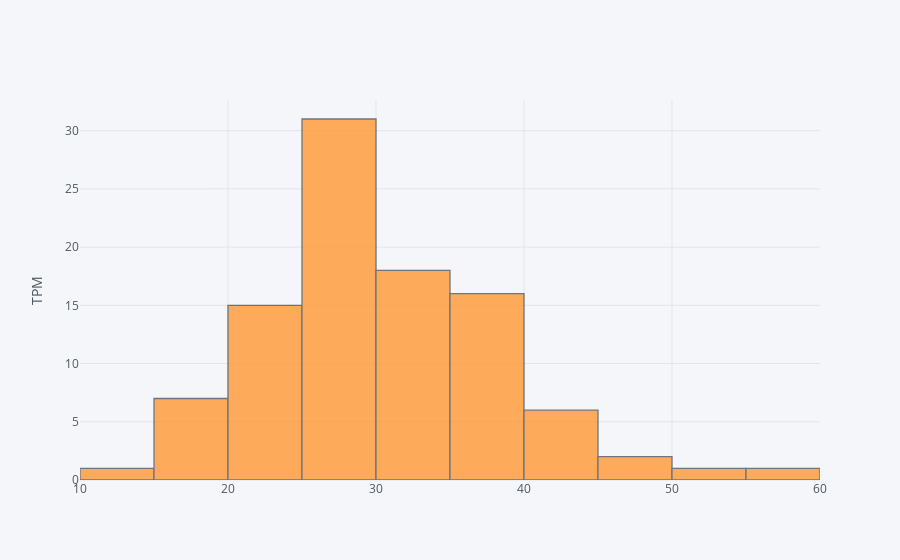

Notebook code cell kept with this figure:
### Code cell
gtt['TP53'].iplot(kind='hist', yTitle='TPM')

### Figure 1 — Plotly figure (JSON) as saved in the notebook; plotly's stock layout.template omitted (floating-point values rounded to 4 significant figures)
{"data": [{"histfunc": "count", "histnorm": "", "marker": {"color": "rgba(255, 153, 51, 1.0)", "line": {"color": "#4D5663", "width": 1.3}}, "name": "TP53", "opacity": 0.8, "orientation": "v", "type": "histogram", "uid": "1de94962-b7ab-40e2-85c6-b6bcf287f1bf", "x": [24.98, 35.05, 40.62, 29.15, 20.39, 19.8, 25.29, 35.17, 18.94, 32.63, 26.12, 49.64, 32.93, 20.3, 32.6, 43.81, 17, 27.56, 22.77, 36.67, 30.1, 37.39, 39.21, 35.51, 29.21, 21.13, 29.03, 27.05, 36.6, 14.49, 28.01, 28.42, 36.02, 30.37, 29.76, 32.71, 28.62, 22.16, 25.78, 26.58, 26.43, 31.96, 26.2, 40.93, 35.03, 19.77, 28.25, 34.9, 22.95, 26.49, 28.08, 33, 35.31, 42.74, 30.49, 28.72, 31.26, 27.18, 25.46, 18.37, 24.37, 23.27, 52.56, 27.11, 34.35, 31.8, 30.77, 28.06, 43.71, 26.11, 37.92, 27.58, 18.86, 38.54, 23.14, 22.73, 30.17, 46.89, 26.95, 39.83, 24.02, 19.83, 25.81, 38.34, 58.05, 37.64, 34.93, 34.11, 30.19, 38.78, 24.45, 26.6, 22.83, 27.28, 21.28, 25.23, 40.54, 26.52]}], "layout": {"barmode": "overlay", "legend": {"bgcolor": "#F5F6F9", "font": {"color": "#4D5663"}}, "paper_bgcolor": "#F5F6F9", "plot_bgcolor": "#F5F6F9", "title": {"font": {"color": "#4D5663"}}, "xaxis": {"gridcolor": "#E1E5ED", "showgrid": true, "tickfont": {"color": "#4D5663"}, "title": {"font": {"color": "#4D5663"}, "text": ""}, "zerolinecolor": "#E1E5ED"}, "yaxis": {"gridcolor": "#E1E5ED", "showgrid": true, "tickfont": {"color": "#4D5663"}, "title": {"font": {"color": "#4D5663"}, "text": "TPM"}, "zerolinecolor": "#E1E5ED"}}}
